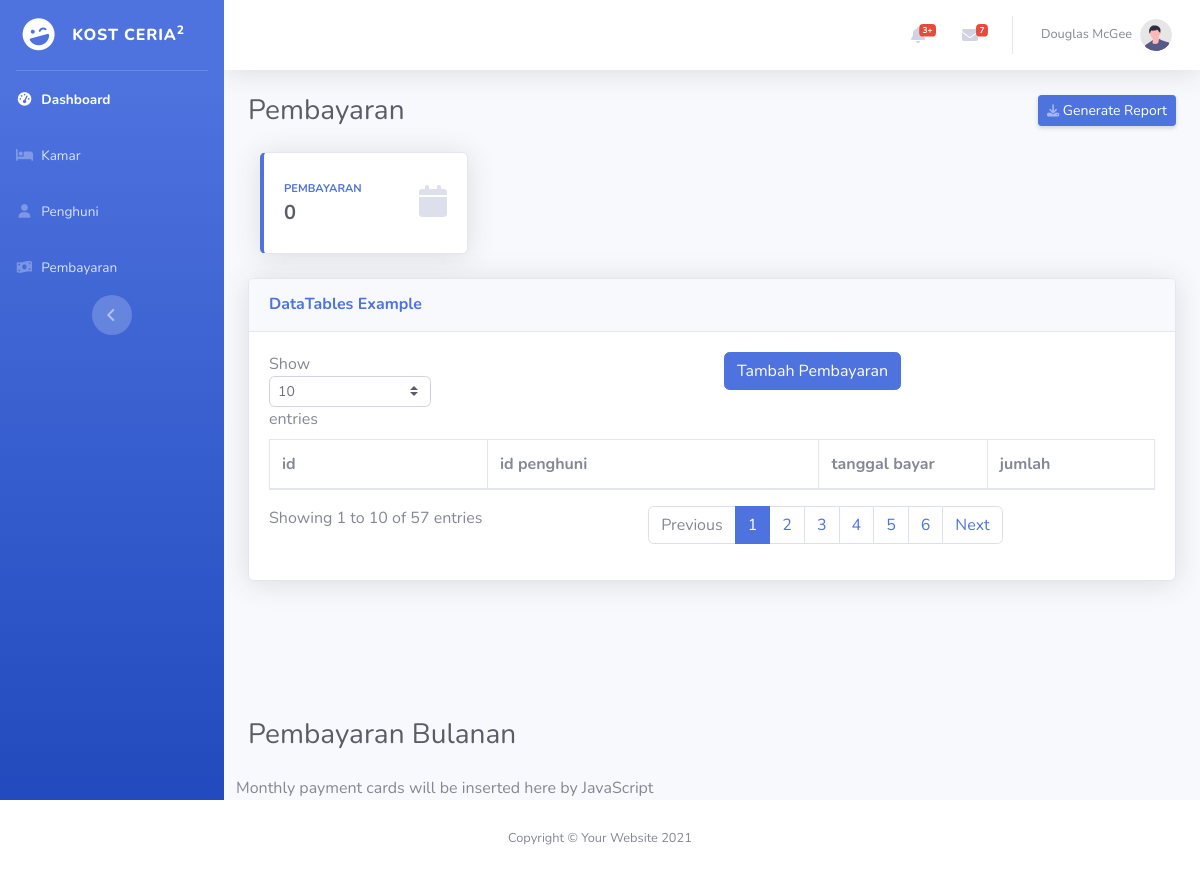
The page /pembayaran.php on the database as committed earlier.
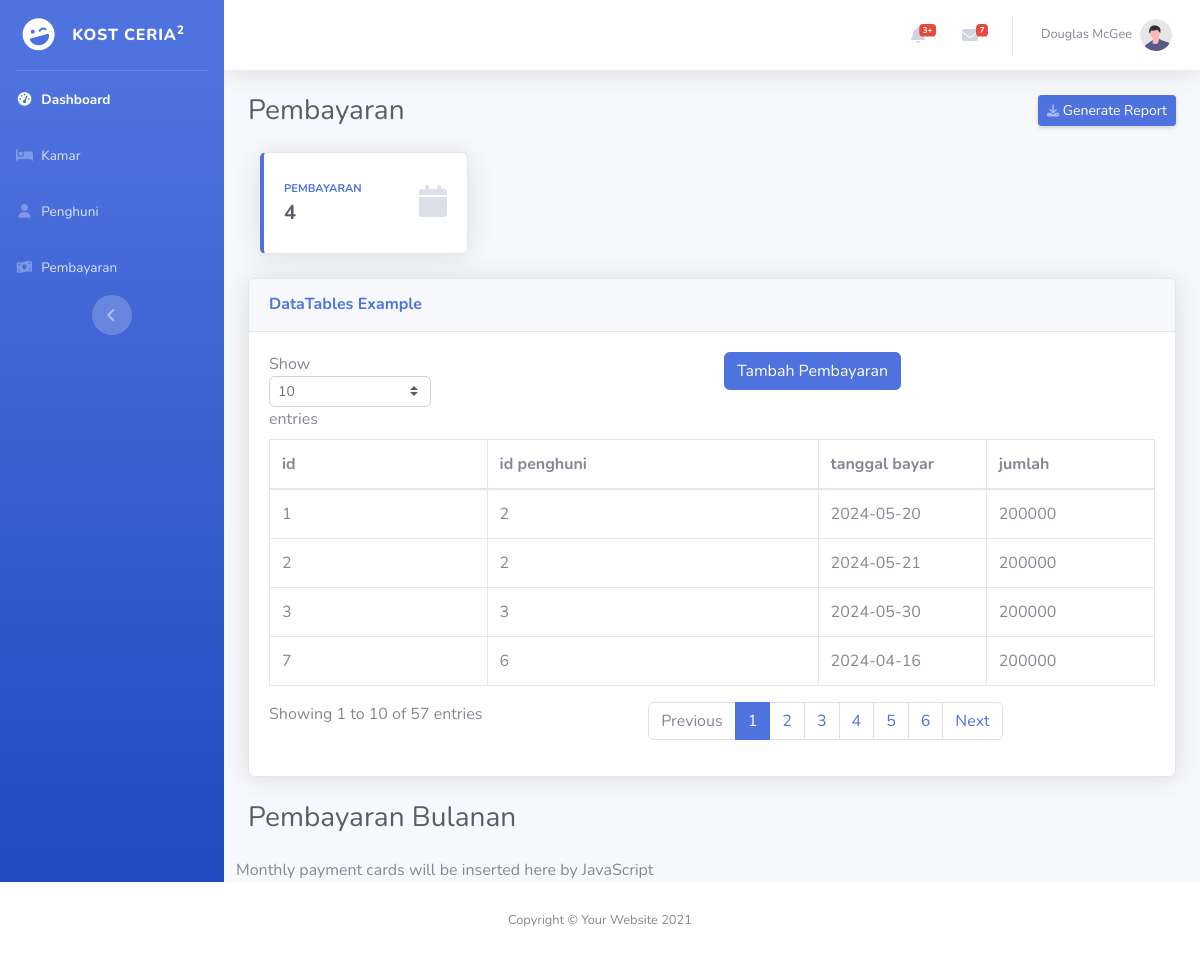
The same page on the database as committed later.
### tables this page shows
CREATE TABLE `pembayaran` (
  `id` int(11) NOT NULL,
  `id_penghuni` int(11) NOT NULL,
  `tgl_bayar` date NOT NULL,
  `jumlah` int(11) NOT NULL
);

### pembayaran.php (the view, shortened to what this page needs)
<?php include("koneksi.php");
?>
<!DOCTYPE html>
<html lang="en">
<head>
    <link rel="stylesheet" href="css/sb-admin-2.min.css">
    <link href="vendor/fontawesome-free/css/all.min.css" rel="stylesheet" type="text/css">
</head>
<body>
    <div id="wrapper">
        <ul class="navbar-nav bg-gradient-primary sidebar sidebar-dark accordion" id="accordionSidebar">
            <a class="sidebar-brand d-flex align-items-center justify-content-center" href="index.php">
                <div class="sidebar-brand-icon rotate-n-15">
                    <i class="fas fa-laugh-wink"></i>
                </div>
                <div class="sidebar-brand-text mx-3">Kost Ceria<sup>2</sup></div>
            </a>
            <hr class="sidebar-divider my-0">
            <li class="nav-item active">
                <a class="nav-link" href="index.php">
                    <i class="fas fa-fw fa-tachometer-alt"></i>
                    <span>Dashboard</span></a>
            </li>
            <li class="nav-item">
                <a class="nav-link" href="kamar.php">
                    <i class="fas fa-fw fa-bed"></i>
                    <span>Kamar</span></a>
            </li>
            <li class="nav-item">
                <a class="nav-link" href="penghuni.php">
                    <i class="fas fa-fw fa-user"></i>
                    <span>Penghuni</span>
                </a>
            </li>
            <li class="nav-item">
                <a class="nav-link" href="tables.html">
                    <i class="fas fa-fw fa-money-bill-wave"></i>
                    <span>Pembayaran</span>
                </a>
            </li>
            <div class="text-center d-none d-md-inline">
                <button class="rounded-circle border-0" id="sidebarToggle"></button>
            </div>
        </ul>
        <div id="content-wrapper" class="d-flex flex-column">
            <div id="content">
                <nav class="navbar navbar-expand navbar-light bg-white topbar mb-4 static-top shadow">
                    <ul class="navbar-nav ml-auto">
                        <li class="nav-item dropdown no-arrow mx-1">
                            <a class="nav-link dropdown-toggle" href="#" id="alertsDropdown" role="button" data-toggle="dropdown" aria-haspopup="true" aria-expanded="false">
                                <i class="fas fa-bell fa-fw"></i>
                                <span class="badge badge-danger badge-counter">3+</span>
                            </a>
                        </li>
                        <li class="nav-item dropdown no-arrow mx-1">
                            <a class="nav-link dropdown-toggle" href="#" id="messagesDropdown" role="button" data-toggle="dropdown" aria-haspopup="true" aria-expanded="false">
                                <i class="fas fa-envelope fa-fw"></i>
                                <span class="badge badge-danger badge-counter">7</span>
                            </a>
                        </li>
                        <li class="nav-item dropdown no-arrow">
                            <a class="nav-link dropdown-toggle" href="#" id="userDropdown" role="button" data-toggle="dropdown" aria-haspopup="true" aria-expanded="false">
                                <span class="mr-2 d-none d-lg-inline text-gray-600 small">Douglas McGee</span>
                                <img class="img-profile rounded-circle" src="img/undraw_profile.svg">
                            </a>
                        </li>
                    </ul>
                </nav>
                <div class="container-fluid">
                    <div class="d-sm-flex align-items-center justify-content-between mb-4">
                        <h1 class="h3 mb-0 text-gray-800">Pembayaran</h1>
                        <a href="#" class="d-none d-sm-inline-block btn btn-sm btn-primary shadow-sm"><i class="fas fa-download fa-sm text-white-50"></i> Generate Report</a>
                    </div>
                    <div class="col-xl-3 col-md-6 mb-4">
                        <div class="card border-left-primary shadow h-100 py-2">
                            <div class="card-body">
                                <div class="row no-gutters align-items-center">
                                    <div class="col mr-2">
                                        <div class="text-xs font-weight-bold text-primary text-uppercase mb-1">
                                            Pembayaran</div>
                                        <div class="h5 mb-0 font-weight-bold text-gray-800"><?php
                                                                                            $query = "SELECT COUNT(*) as jumlah FROM pembayaran";
                                                                                            $result = mysqli_query($db, $query);
                                                                                            $data = mysqli_fetch_assoc($result);
                                                                                            echo $data['jumlah'];
                                                                                            ?>
                                        </div>
                                    </div>
                                    <div class="col-auto">
                                        <i class="fas fa-calendar fa-2x text-gray-300"></i>
                                    </div>
                                </div>
                            </div>
                        </div>
                    </div>
                    <div class="card shadow mb-4">
                        <div class="card-header py-3">
                            <h6 class="m-0 font-weight-bold text-primary">DataTables Example</h6>
                        </div>
                        <div class="card-body">
                            <div class="table-responsive">
                                <div id="dataTable_wrapper" class="dataTables_wrapper dt-bootstrap4">
                                    <div class="row">
                                        <div class="col-sm-12 col-md-6">
                                            <div class="dataTables_length" id="dataTable_length"><label>Show <select name="dataTable_length" aria-controls="dataTable" class="custom-select custom-select-sm form-control form-control-sm">
                                                        <option value="10">10</option>
                                                    </select> entries</label></div>
                                        </div>
                                        <div class="col-sm-12 col-md-6">
                                            <a href="tambah-pembayaran.php" class="btn btn-primary">Tambah Pembayaran</a>
                                        </div>
                                    </div>
                                    <div class="row">
                                        <div class="col-sm-12">
                                            <table class="table table-bordered dataTable" id="dataTable" width="100%" cellspacing="0" role="grid" aria-describedby="dataTable_info" style="width: 100%;">
                                                <thead>
                                                    <tr role="row">
                                                        <th class="sorting sorting_asc" tabindex="0" aria-controls="dataTable" rowspan="1" colspan="1" aria-sort="ascending" aria-label="Name: activate to sort column descending" style="width: 253.333px;">id</th>
                                                        <th class="sorting" tabindex="0" aria-controls="dataTable" rowspan="1" colspan="1" aria-label="Position: activate to sort column ascending" style="width: 378.333px;">id penghuni</th>
                                                        <th class="sorting" tabindex="0" aria-controls="dataTable" rowspan="1" colspan="1" aria-label="Office: activate to sort column ascending" style="width: 185.333px;">tanggal bayar</th>
                                                        <th class="sorting" tabindex="0" aria-controls="dataTable" rowspan="1" colspan="1" aria-label="Office: activate to sort column ascending" style="width: 185.333px;">jumlah</th>
                                                    </tr>
                                                </thead>
                                                <tbody>
                                                    <?php
                                                    $query = "SELECT * FROM pembayaran";
                                                    $result = mysqli_query($db, $query);
                                                    while ($data = mysqli_fetch_assoc($result)) {
                                                        echo "<tr>";
                                                        echo "<td>" . $data['id'] . "</td>";
                                                        echo "<td>" . $data['id_penghuni'] . "</td>";
                                                        echo "<td>" . $data['tgl_bayar'] . "</td>";
                                                        echo "<td>" . $data['jumlah'] . "</td>";
                                                        echo "</tr>";
                                                    }
                                                    ?>
                                                </tbody>
                                            </table>
                                        </div>
                                    </div>
                                    <div class="row">
                                        <div class="col-sm-12 col-md-5">
                                            <div class="dataTables_info" id="dataTable_info" role="status" aria-live="polite">Showing 1 to 10 of 57 entries</div>
                                        </div>
                                        <div class="col-sm-12 col-md-7">
                                            <div class="dataTables_paginate paging_simple_numbers" id="dataTable_paginate">
                                                <ul class="pagination">
                                                    <li class="paginate_button page-item previous disabled" id="dataTable_previous"><a href="#" aria-controls="dataTable" data-dt-idx="0" tabindex="0" class="page-link">Previous</a></li>
                                                    <li class="paginate_button page-item active"><a href="#" aria-controls="dataTable" data-dt-idx="1" tabindex="0" class="page-link">1</a></li>
                                                    <li class="paginate_button page-item "><a href="#" aria-controls="dataTable" data-dt-idx="2" tabindex="0" class="page-link">2</a></li>
                                                    <li class="paginate_button page-item "><a href="#" aria-controls="dataTable" data-dt-idx="3" tabindex="0" class="page-link">3</a></li>
                                                    <li class="paginate_button page-item "><a href="#" aria-controls="dataTable" data-dt-idx="4" tabindex="0" class="page-link">4</a></li>
                                                    <li class="paginate_button page-item "><a href="#" aria-controls="dataTable" data-dt-idx="5" tabindex="0" class="page-link">5</a></li>
                                                    <li class="paginate_button page-item "><a href="#" aria-controls="dataTable" data-dt-idx="6" tabindex="0" class="page-link">6</a></li>
                                                    <li class="paginate_button page-item next" id="dataTable_next"><a href="#" aria-controls="dataTable" data-dt-idx="7" tabindex="0" class="page-link">Next</a></li>
                                                </ul>
                                            </div>
                                        </div>
                                    </div>
                                </div>
                            </div>
                        </div>
                    </div>
                </div>
            </div>
            <div class="container-fluid">
                    <div class="d-sm-flex align-items-center justify-content-between mb-4">
                        <h1 class="h3 mb-0 text-gray-800">Pembayaran Bulanan</h1>
                    </div>
                    <div class="row" id="monthlyPayments">
                        Monthly payment cards will be inserted here by JavaScript
                    </div>
                </div>
            </div>
        </div>
    <footer class="sticky-footer bg-white">
                <div class="container my-auto">
                    <div class="copyright text-center my-auto">
                        <span>Copyright © Your Website 2021</span>
                    </div>
                </div>
            </footer>
</body>
</html>

Rows that differ between the two databases and show on the page:
added pembayaran: id "1", id_penghuni "2", tgl_bayar "2024-05-20", jumlah "200000"
added pembayaran: id "2", id_penghuni "2", tgl_bayar "2024-05-21", jumlah "200000"
added pembayaran: id "3", id_penghuni "3", tgl_bayar "2024-05-30", jumlah "200000"
added pembayaran: id "7", id_penghuni "6", tgl_bayar "2024-04-16", jumlah "200000"
Other text that changed with them:
$data['jumlah']: "0" → "4"
